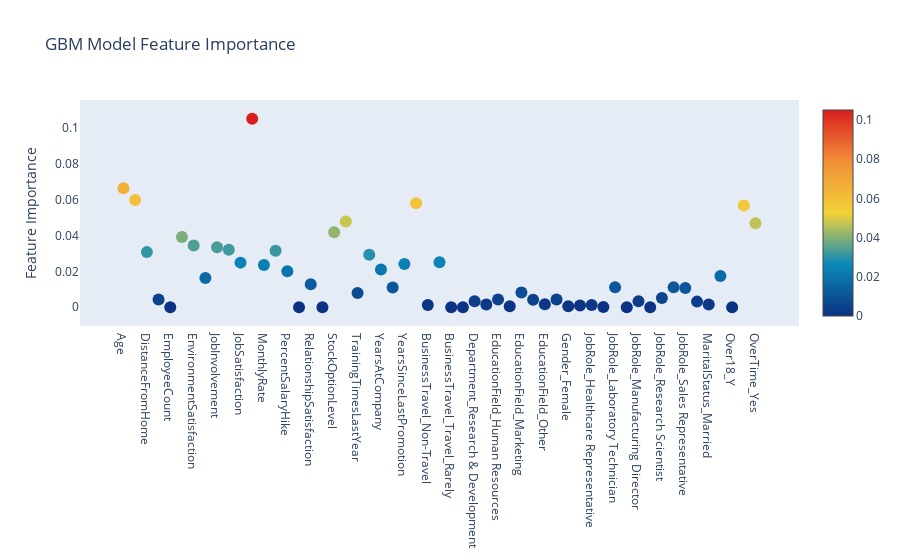

The notebook cell saved with this chart:
### Code cell
# Scatter plot 
trace = go.Scatter(
    y = gb.feature_importances_,
    x = attrition_final.columns.values,
    mode='markers',
    marker=dict(
        sizemode = 'diameter',
        sizeref = 1.3,
        size = 12,
        color = gb.feature_importances_,
        colorscale='Portland',
        showscale=True
    ),
    text = attrition_final.columns.values
)
data = [trace]

layout= go.Layout(
    autosize= True,
    title= 'GBM Model Feature Importance',
    hovermode= 'closest',
     xaxis= dict(
         ticklen= 5,
         showgrid=False,
        zeroline=False,
        showline=False
     ),
    yaxis=dict(
        title= 'Feature Importance',
        showgrid=False,
        zeroline=False,
        ticklen= 5,
        gridwidth= 2
    ),
    showlegend= False
)
fig = go.Figure(data=data, layout=layout)
py.iplot(fig,filename='scatter')

### Figure 1 — Plotly figure (JSON) as saved in the notebook; plotly's stock layout.template omitted (floating-point values rounded to 4 significant figures)
{"data": [{"marker": {"color": [0.06638, 0.05983, 0.03073, 0.004321, 0, 0.03919, 0.0344, 0.01631, 0.03339, 0.03212, 0.02487, 0.1051, 0.02358, 0.03156, 0.02006, 0, 0.01282, 0, 0.04186, 0.04786, 0.007869, 0.02922, 0.02107, 0.01094, 0.02411, 0.05802, 0.001193, 0.02513, 0, 0, 0.003346, 0.001506, 0.004274, 0.0005249, 0.008228, 0.004208, 0.001653, 0.004305, 0.0005294, 0.0009087, 0.001218, 0.0001452, 0.0111, 0, 0.003345, 0, 0.005177, 0.01111, 0.01076, 0.003114, 0.001551, 0.01744, 0, 0.05673, 0.04687], "colorscale": [[0, "rgb(12,51,131)"], [0.25, "rgb(10,136,186)"], [0.5, "rgb(242,211,56)"], [0.75, "rgb(242,143,56)"], [1, "rgb(217,30,30)"]], "showscale": true, "size": 12, "sizemode": "diameter", "sizeref": 1.3}, "mode": "markers", "text": ["Age", "DailyRate", "DistanceFromHome", "Education", "EmployeeCount", "EmployeeNumber", "EnvironmentSatisfaction", "HourlyRate", "JobInvolvement", "JobLevel", "JobSatisfaction", "MonthlyIncome", "MonthlyRate", "NumCompaniesWorked", "PercentSalaryHike", "PerformanceRating", "RelationshipSatisfaction", "StandardHours", "StockOptionLevel", "TotalWorkingYears", "TrainingTimesLastYear", "WorkLifeBalance", "YearsAtCompany", "YearsInCurrentRole", "YearsSinceLastPromotion", "YearsWithCurrManager", "BusinessTravel_Non-Travel", "BusinessTravel_Travel_Frequently", "BusinessTravel_Travel_Rarely", "Department_Human Resources", "Department_Research & Development", "Department_Sales", "EducationField_Human Resources", "EducationField_Life Sciences", "EducationField_Marketing", "EducationField_Medical", "EducationField_Other", "EducationField_Technical Degree", "Gender_Female", "Gender_Male", "JobRole_Healthcare Representative", "JobRole_Human Resources", "JobRole_Laboratory Technician", "JobRole_Manager", "JobRole_Manufacturing Director", "JobRole_Research Director", "JobRole_Research Scientist", "JobRole_Sales Executive", "JobRole_Sales Representative", "MaritalStatus_Divorced", "MaritalStatus_Married", "MaritalStatus_Single", "Over18_Y", "OverTime_No", "OverTime_Yes"], "type": "scatter", "x": ["Age", "DailyRate", "DistanceFromHome", "Education", "EmployeeCount", "EmployeeNumber", "EnvironmentSatisfaction", "HourlyRate", "JobInvolvement", "JobLevel", "JobSatisfaction", "MonthlyIncome", "MonthlyRate", "NumCompaniesWorked", "PercentSalaryHike", "PerformanceRating", "RelationshipSatisfaction", "StandardHours", "StockOptionLevel", "TotalWorkingYears", "TrainingTimesLastYear", "WorkLifeBalance", "YearsAtCompany", "YearsInCurrentRole", "YearsSinceLastPromotion", "YearsWithCurrManager", "BusinessTravel_Non-Travel", "BusinessTravel_Travel_Frequently", "BusinessTravel_Travel_Rarely", "Department_Human Resources", "Department_Research & Development", "Department_Sales", "EducationField_Human Resources", "EducationField_Life Sciences", "EducationField_Marketing", "EducationField_Medical", "EducationField_Other", "EducationField_Technical Degree", "Gender_Female", "Gender_Male", "JobRole_Healthcare Representative", "JobRole_Human Resources", "JobRole_Laboratory Technician", "JobRole_Manager", "JobRole_Manufacturing Director", "JobRole_Research Director", "JobRole_Research Scientist", "JobRole_Sales Executive", "JobRole_Sales Representative", "MaritalStatus_Divorced", "MaritalStatus_Married", "MaritalStatus_Single", "Over18_Y", "OverTime_No", "OverTime_Yes"], "y": [0.06638, 0.05983, 0.03073, 0.004321, 0, 0.03919, 0.0344, 0.01631, 0.03339, 0.03212, 0.02487, 0.1051, 0.02358, 0.03156, 0.02006, 0, 0.01282, 0, 0.04186, 0.04786, 0.007869, 0.02922, 0.02107, 0.01094, 0.02411, 0.05802, 0.001193, 0.02513, 0, 0, 0.003346, 0.001506, 0.004274, 0.0005249, 0.008228, 0.004208, 0.001653, 0.004305, 0.0005294, 0.0009087, 0.001218, 0.0001452, 0.0111, 0, 0.003345, 0, 0.005177, 0.01111, 0.01076, 0.003114, 0.001551, 0.01744, 0, 0.05673, 0.04687]}], "layout": {"autosize": true, "hovermode": "closest", "showlegend": false, "title": {"text": "GBM Model Feature Importance"}, "xaxis": {"showgrid": false, "showline": false, "ticklen": 5, "zeroline": false}, "yaxis": {"gridwidth": 2, "showgrid": false, "ticklen": 5, "title": {"text": "Feature Importance"}, "zeroline": false}}}
